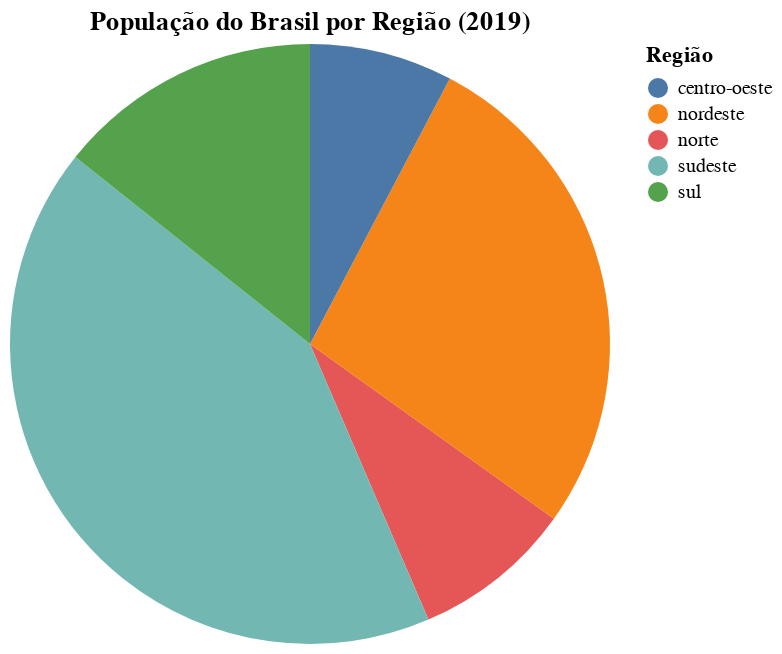

Notebook code cell kept with this figure:
### Markdown cell above
Com as populações nacionais e por região em mãos, busquei maneiras de expressar a distribuição. A primeira foi um gráfico de pizza:

### Code cell
df_2019 = filtered_df[df["ano"] == 2019]

chart = (
    alt.Chart(df_2019)
    .mark_arc()
    .encode(
        theta=alt.Theta(field="populacao", type="quantitative"),
        color=alt.Color(field="regiao", type="nominal", title="Região"),
        tooltip=[
            alt.Tooltip("regiao", title="Região"),
            alt.Tooltip("populacao", title="População", format=",.0f"),
        ],
    )
    .properties(
        title="População do Brasil por Região (2019)"
    )
)

chart.show()

### Figure 1 — Vega-Lite specification as saved in the notebook (floating-point values rounded to 4 significant figures)
{"config": {"view": {"continuousWidth": 300, "continuousHeight": 300}}, "data": {"name": "data-1fd004d6e13f3469d2ef60712b58ccb3"}, "mark": {"type": "arc"}, "encoding": {"color": {"field": "regiao", "title": "Região", "type": "nominal"}, "theta": {"field": "populacao", "type": "quantitative"}, "tooltip": [{"field": "regiao", "title": "Região", "type": "nominal"}, {"field": "populacao", "format": ",.0f", "title": "População", "type": "quantitative"}]}, "title": "População do Brasil por Região (2019)", "$schema": "https://vega.github.io/schema/vega-lite/v5.20.1.json", "datasets": {"data-1fd004d6e13f3469d2ef60712b58ccb3": [{"ano": 2019, "regiao": "norte", "populacao": 18110000.0}, {"ano": 2019, "regiao": "nordeste", "populacao": 56930000.0}, {"ano": 2019, "regiao": "sudeste", "populacao": 88350000.0}, {"ano": 2019, "regiao": "sul", "populacao": 29930000.0}, {"ano": 2019, "regiao": "centro-oeste", "populacao": 16170000.0}]}}
